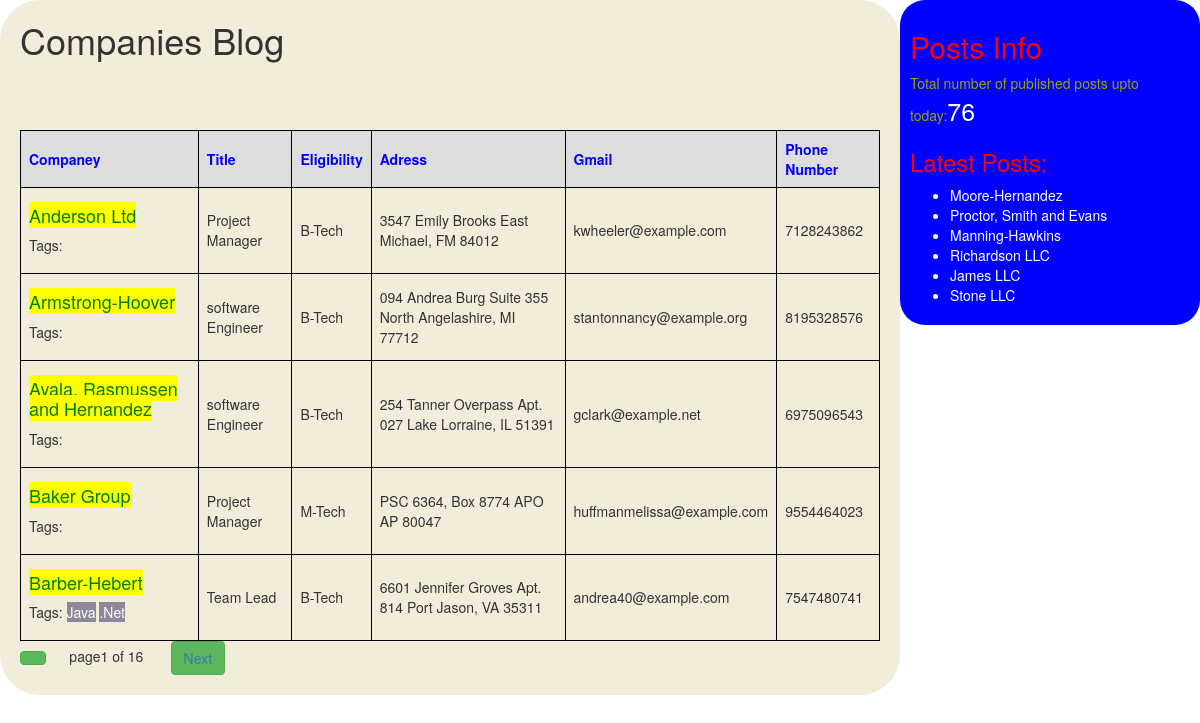
The page /hydinfo/ on the database its author committed.
### checkapp/models.py (models this page shows, shortened)
class Post(models.Model):
 STATUS_CHOICES=(('draft','Draft'),('published','Published'))
 companey=models.CharField(max_length=100)
 slug=models.SlugField(max_length=264,unique_for_date='publish')
 author=models.ForeignKey(User,related_name='blog_Posts',default='1',on_delete=models.CASCADE)
 body=models.TextField()
 publish=models.DateTimeField(default=timezone.now)
 created=models.DateTimeField(auto_now_add=True)
 updated=models.DateTimeField(auto_now=True)
 status=models.CharField(max_length=10,choices=STATUS_CHOICES,default='published')
 eligibility=models.CharField(max_length=100)
 title=models.CharField(max_length=100)
 email=models.EmailField()
 address=models.TextField()
 phonenumber=models.BigIntegerField()
 tags=TaggableManager()
 class Meta:
     ordering=('-publish',)
 def get_absolute_url(self):
      return reverse('post_detail',args=[self.publish.year,self.publish.strftime('%m'),self.publish.strftime('%d'),self.slug])

### checkapp/views.py (the view)
# urls.py: path('hydinfo/',views.postlistview),
def postlistview(request,tag_slug=None):
    post=Post.objects.all().order_by('companey')
    tag=None
    if tag_slug:
        tag=get_object_or_404(Tag,slug=tag_slug)
        post=post.filter(tags__in=[tag])
    paginator=Paginator(post,5)
    page_number=request.GET.get('page')
    try:
        post=paginator.page(page_number)
    except PageNotAnInteger:
        post=paginator.page(1)
    except EmptyPage:
        post=paginator.page(paginator.num_pages)
    return render(request,'checkapp/postlist.html',{'p':post,'tag':tag})

### checkapp/templatetags/blog_tags.py (called while the page is built)
@register.simple_tag
def total_posts():
    return Post.objects.count()

@register.inclusion_tag('checkapp/latest_posts.html')
def showlatestposts(count=5):
    lat_posts=Post.objects.order_by('-publish')[:count]
    return {'latp':lat_posts}

### templates/checkapp/postlist.html (shortened to what this page needs)
<!DOCTYPE html>
{%extends 'checkapp/base.html'%}
{%block content%}
  <h1>Companies Blog</h1>
  <br>
  <br><br>
  {% if p%}
  <table>
    <thead>
      <th>Companey</th>
      <th>Title</th>
      <th>Eligibility</th>
      <th>Adress</th>
      <th>Gmail</th>
      <th>Phone Number</th>
    </thead>
    {%endif%}
    {% for post in p%}
    <tr>
      <td><h4><a href="{{post.get_absolute_url}}" class="btn-primary" style='background-color:yellow; color:green;'>{{post.companey}}</a></h4>
        <p>Tags:
        {%for tag in post.tags.all%}
        <a href="{%url 'post_list_by_tag_name' tag.slug%}" class='btn-primary' style="background-color:#8d8899; color:white;">{{tag.name}}</a>
        {%endfor%}
        </p>
      </td>
      <td>{{post.title}}</td>
      <td>{{post.eligibility}}</td>
      <td>{{post.address}}</td>
      <td>{{post.email}}</td>
      <td>{{post.phonenumber}}</td>
    </tr>
    {%endfor%}
  </table>
  {%include 'checkapp/pagination.html' with page=p%}
{%endblock%}

### templates/checkapp/base.html (shortened to what this page needs)
<!DOCTYPE html>
{%load blog_tags%}
{%load static%}
<html lang="en" dir="ltr">
 <head>
 <link rel="stylesheet" href="https://maxcdn.bootstrapcdn.com/bootstrap/3.3.7/css/bo
otstrap.min.css" integrity="sha384-
BVYiiSIFeK1dGmJRAkycuHAHRg32OmUcww7on3RYdg4Va+PmSTsz/K68vbdEjh4u" crossori
gin="anonymous">
<link rel="stylesheet" href="{%static 'css/blog.css'%}">
 </head>
 <body>
 <div class="contant">
 {%block content%}
 {%endblock%}
 </div>
 <div class="sidebar">
 <h2>Posts Info</h2>
 <p style="color:#9ca106;">Total number of published posts upto today:<span id='c'>{%total_posts%}</span></p>
 <h3>Latest Posts:</h3><span style="color:white;">{%showlatestposts 6%}</span>
 </div>
 </body>
</html>

### templates/checkapp/pagination.html (shortened to what this page needs)
<div class="paginator">
  <span class='btn btn-success'>
  </span>&nbsp &nbsp &nbsp
  <span class='current'>
    page{{page.number}} of {{page.paginator.num_pages}}
  </span> &nbsp &nbsp &nbsp
  <span class='btn btn-success'>{%if page.has_next%}
    <a href="?page={{page.next_page_number}}">Next</a>
    {%endif%}
  </span>
</div>

### templates/checkapp/latest_posts.html
<ul>
  {%for post in latp%}
  <li><a href="{{post.get_absolute_url}}" style="color:white;">{{post.companey}}</a></li>
  {%endfor%}
</ul>

### static/css/blog.css (style rules this page uses)
table { border-collapse: collapse; width: 100%; }
th, td { border: 1px solid black; padding: 8px; text-align: left; }
th { background-color: #dddddd; color:blue; }
.contant { float:left; width:75%; padding:0 20px 20px 20px; background: #f2ecda; border-radius:40px; }
.sidebar { float:right; width:25%; padding:10px; background:blue; height:100%; color:red; border-radius:25px; }
#c { font-size: 25px; color:white; }

### rows shown on the page
Post: companey "Anderson Ltd", title "Project Manager", eligibility "B-Tech", address "3547 Emily Brooks East Michael, FM 84012", email "kwheeler@example.com", phonenumber "7128243862"
Post: companey "Armstrong-Hoover", title "software Engineer", eligibility "B-Tech", address "094 Andrea Burg Suite 355 North Angelashire, MI 77712", email "stantonnancy@example.org", phonenumber "8195328576"
Post: companey "Ayala, Rasmussen and Hernandez", title "software Engineer", eligibility "B-Tech", address "254 Tanner Overpass Apt. 027 Lake Lorraine, IL 51391", email "gclark@example.net", phonenumber "6975096543"
Post: companey "Baker Group", title "Project Manager", eligibility "M-Tech", address "PSC 6364, Box 8774 APO AP 80047", email "huffmanmelissa@example.com", phonenumber "9554464023"
Post: companey "Barber-Hebert", title "Team Lead", eligibility "B-Tech", address "6601 Jennifer Groves Apt. 814 Port Jason, VA 35311", email "andrea40@example.com", phonenumber "7547480741"
Tag: name "Java"
Tag: name ".Net"
Post: companey "Moore-Hernandez"
Post: companey "Proctor, Smith and Evans"
Post: companey "Manning-Hawkins"
Post: companey "Richardson LLC"
Post: companey "James LLC"
Post: companey "Stone LLC"

### other values the page prints
{{ page.number }} "1"
{{ page.paginator.num_pages }} "16"
